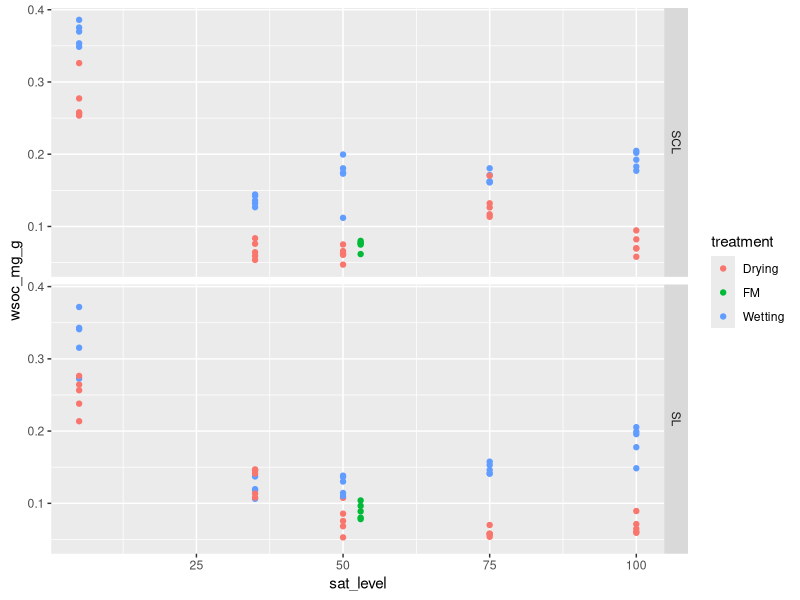

Generate this figure with R: (Note: this script raises an error after producing the figure.)
# October 2, 2020
# Basic R stuff with the HYSTERESIS - WSOC DATA

################ # 
################ # 

## experiment design

## Samples were (a) wet or (b) dried to various moisture levels (sat_level = 5, 35, 50, 75, 100%)
## Samples were of two textures: (a) SCL = sandy clay loam (soil); (b) SL = sandy loam (soil_sand)
## FM = field moist samples, ~ 53 % saturation

## WSOC data were collected as non-purgeable organic C (NPOC)

## objective of this exercise: (a) plot data, (b) create summary tables, (c) perform statistical analyses

################ # 
################ # 

# step 0. load packages ---------------------------------------------------
library(dplyr)
library(ggplot2)
# or load the tidyverse

# step 1. load files --------------------------------------------------
corekey = read.csv("data/hysteresis_demo/corekey.csv")
wsoc_data = read.csv("data/hysteresis_demo/wsoc_results.csv")
wsoc_weights = read.csv("data/hysteresis_demo/wsoc_weights.csv")

# step 2. clean and process the data --------------------------------------

## 2a. clean the corekey
names(corekey)
corekey_clean = 
  corekey %>% #ctrl-shift-m gives you the pipes
  # select only the columns you need
  select(Core, treatment, texture, sat_level, DryWt_g, Carbon_g) %>% 
  # change the `Core` column to character format for easy joining later
  mutate(Core = as.character(Core))
  
str(corekey_clean)  
str(wsoc_data)

## 2b. process and calculate WSOC normalized to soil weight
# first, convert WSOC from mg/L to mg/g. do this using data in `wsoc_weights`.
      ## NPOC mg/L ----> NPOC mg/g
      ## 
      ## NPOC mg   *   water mL    *  1L
      ##     L        WSOC_drywt_g    1000 mL

          ## water includes the water used in extraction (40 mL) as well as the water present in the soil (WSOC_water_g)

# second, join the `corekey` to assign treatments to each core.

wsoc_data2 = 
  wsoc_data %>% 
  mutate(Core = as.character(Core)) %>%   
  left_join(wsoc_weights, by = "Core") %>% 
  ## create a new column called wsoc_mg_g
  mutate(wsoc_mg_g = npoc_mg_l * (40+WSOC_water_g)/(WSOC_drywt_g*1000)) %>% 
  left_join(corekey_clean, by = "Core") %>% 
  # select only necessary columns
  select(Core, treatment, texture, sat_level, wsoc_mg_g) %>% 
  # set FM = 53% sat_level
  mutate(sat_level = if_else(treatment=="FM", as.integer(53), sat_level))

# step 3. visualization ---------------------------------------------------

wsoc_data2 %>% 
  ggplot(aes(x = sat_level, y = wsoc_mg_g, color = treatment))+
  geom_point()+
  facet_grid(texture ~.)

# step 4. tables ---------------------------------------------------



# step 5. statistics ------------------------------------------------------
## 4a. ANOVA
l = lm(npoc_mg_g ~ sat_level*treatment, data = wsoc_data2)
car::Anova(l, type = "III")
